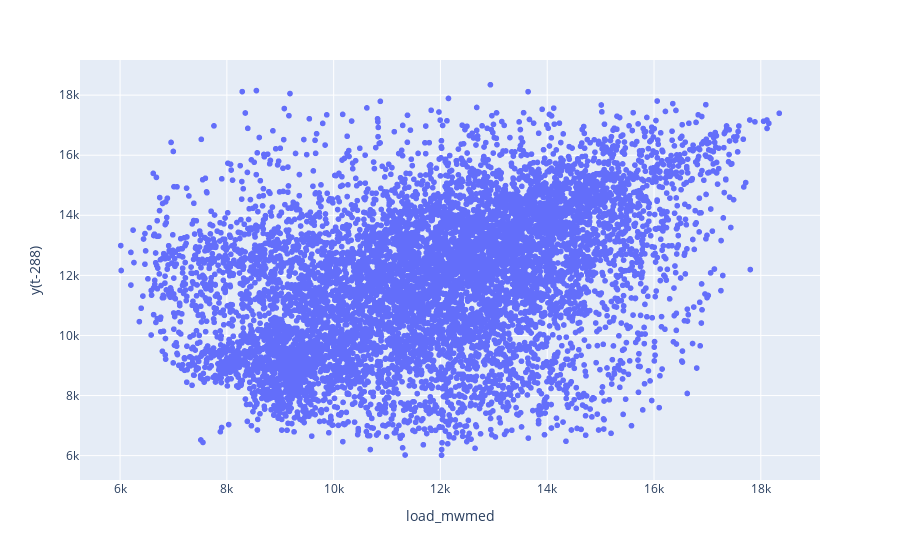

The notebook cell this image was saved under:
### Code cell
get_n_lags_plot(df_lags.reset_index(), y_col="load_mwmed",n_lags=24*12)

### Figure 1 — Plotly figure (JSON) as saved in the notebook; plotly's stock layout.template omitted (floating-point values rounded to 4 significant figures; data arrays with more than 128 entries replaced by an {"elided": "..."} marker saying what was removed)
{"data": [{"hovertemplate": "load_mwmed=%{x}<br>y(t-288)=%{y}<extra></extra>", "legendgroup": "", "marker": {"color": "#636efa", "symbol": "circle"}, "mode": "markers", "name": "", "showlegend": false, "type": "scattergl", "x": {"elided": "8472 float values"}, "xaxis": "x", "y": {"elided": "8472 float values"}, "yaxis": "y"}], "layout": {"legend": {"tracegroupgap": 0}, "margin": {"t": 60}, "xaxis": {"anchor": "y", "domain": [0, 1], "title": {"text": "load_mwmed"}}, "yaxis": {"anchor": "x", "domain": [0, 1], "title": {"text": "y(t-288)"}}}}
